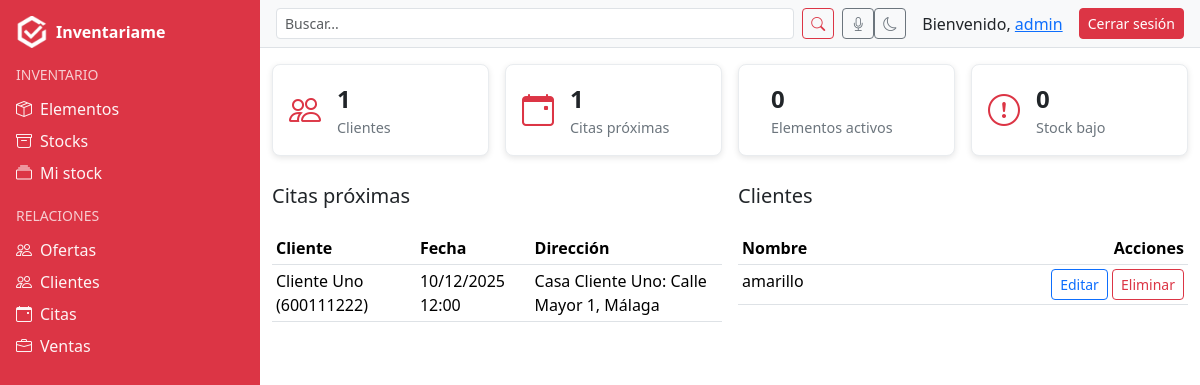
The app's page / (signed in), older data.
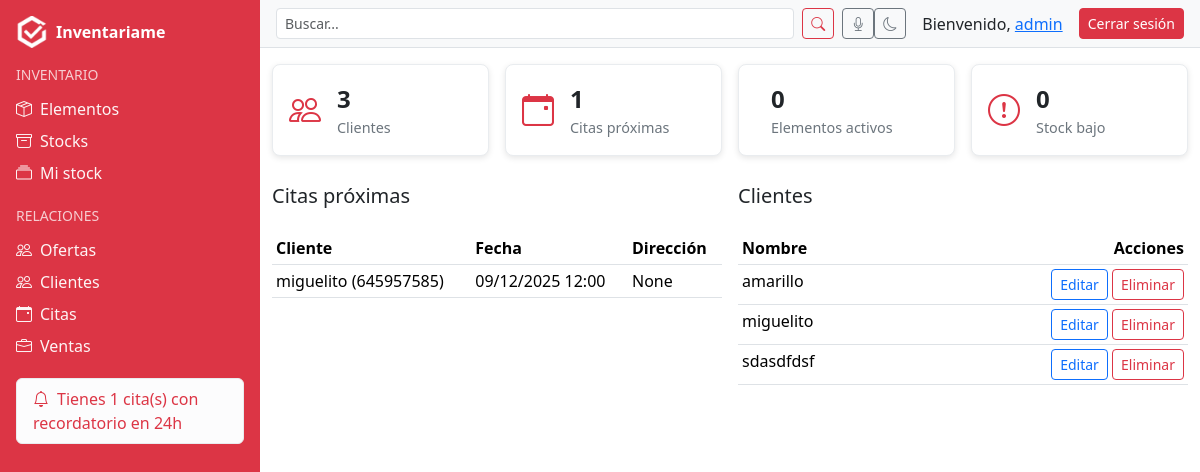
The same page, newer data.
### citas/models.py (models this page shows, shortened)
class Cita(models.Model):
    ESTADOS = [
        ("pendiente", "Pendiente"),
        ("completada", "Completada"),
    ]
    cliente = models.ForeignKey(Cliente, on_delete=models.CASCADE, related_name='citas')
    usuario = models.ForeignKey(User, on_delete=models.CASCADE, related_name='citas')
    direccion = models.ForeignKey(Address, on_delete=models.SET_NULL, null=True, blank=True, related_name='citas')
    fecha = models.DateTimeField()
    recordatorio = models.BooleanField(default=False)
    venta = models.ForeignKey(Venta, on_delete=models.SET_NULL, null=True, blank=True, related_name='citas')
    oferta = models.ForeignKey(Oferta, on_delete=models.SET_NULL, null=True, blank=True, related_name='citas')
    estado = models.CharField(max_length=20, choices=ESTADOS, default="pendiente")  # NUEVO
    class Meta:
        verbose_name = "Cita"
        verbose_name_plural = "Citas"

### clientes/models.py (models this page shows)
class Cliente(models.Model):
    nombre = models.CharField(max_length=200)
    telefono = models.CharField(max_length=20, blank=True, null=True)  # NUEVO CAMPO
    direccion = models.ForeignKey(
        Address,
        on_delete=models.SET_NULL,
        null=True,
        blank=True,
        related_name="clientes_principal"
    )
    usuario = models.ForeignKey(
        User,
        on_delete=models.CASCADE,
        related_name="clientes",
        null=True,  # permite nulos en registros antiguos
        blank=True  # permite dejarlo vacío en formularios
    )
    class Meta:
        verbose_name = "Cliente"
        verbose_name_plural = "Clientes"
    def __str__(self):
        return f"{self.nombre} ({self.telefono or 'sin teléfono'})"

### locations/models.py (models this page shows)
class Address(models.Model):
    user = models.ForeignKey(User, on_delete=models.CASCADE, related_name="addresses")
    cliente = models.ForeignKey("clientes.Cliente", on_delete=models.CASCADE, null=True, blank=True, related_name="direcciones")
    label = models.CharField(max_length=120, blank=True)
    address = models.CharField(max_length=255)
    latitude = models.DecimalField(max_digits=9, decimal_places=6)
    longitude = models.DecimalField(max_digits=9, decimal_places=6)
    created_at = models.DateTimeField(auto_now_add=True)
    class Meta:
        ordering = ["-created_at"]
    def __str__(self):
        return f"{self.label or 'Dirección'}: {self.address}"

### users/views.py (the view)
# urls.py: path('', home_view, name='home'),
@login_required
def home_view(request):
    clientes_qs = Cliente.objects.filter(usuario=request.user)
    citas_qs = Cita.objects.filter(usuario=request.user, fecha__gte=timezone.now())
    elementos_qs = Elemento.objects.filter(usuario=request.user, estado="BUENO")
    stock_qs = Cantidad.objects.filter(usuario=request.user, cantidad__lt=2)
    context = {
        "clientes_total": clientes_qs.count(),
        "proximas": citas_qs.order_by("fecha")[:5],
        "citas_total": citas_qs.count(),
        "elementos_activos": elementos_qs.count(),
        "stock_bajo": stock_qs.count(),
        "clientes": clientes_qs.order_by("nombre")[:10],
    }
    return render(request, "users/dashboard.html", context)

### users/context_processors.py (called while the page is built)
def alertas_processor(request):
    if not request.user.is_authenticated:
        return {}
    ahora = timezone.now()
    proximas_con_recordatorio = Cita.objects.filter(
        usuario=request.user, recordatorio=True,
        fecha__gte=ahora, fecha__lte=ahora + timedelta(days=1)
    )
    if proximas_con_recordatorio.exists():
        return {"alertas": f"Tienes {proximas_con_recordatorio.count()} cita(s) con recordatorio en 24h"}
    return {}

### templates/users/dashboard.html (shortened to what this page needs)
{% extends "base.html" %}
{% block content_authenticated %}
<div class="row g-3">
  <div class="col-md-3">
    <a href="{% url 'cliente_list' %}" class="text-decoration-none">
      <div class="card-kpi hover-kpi">
        <i class="bi bi-people icon"></i>
        <div>
          <div class="value">{{ clientes_total }}</div>
          <div class="label">Clientes</div>
        </div>
      </div>
    </a>
  </div>
  <div class="col-md-3">
    <a href="{% url 'cita_list' %}" class="text-decoration-none">
      <div class="card-kpi hover-kpi">
        <i class="bi bi-calendar-event icon"></i>
        <div>
          <div class="value">{{ proximas|length }}</div>
          <div class="label">Citas próximas</div>
        </div>
      </div>
    </a>
  </div>
  <div class="col-md-3">
    <a href="{% url 'elemento_list' %}" class="text-decoration-none">
      <div class="card-kpi hover-kpi">
        <div>
          <div class="value">{{ elementos_activos }}</div>
          <div class="label">Elementos activos</div>
        </div>
      </div>
    </a>
  </div>
  <div class="col-md-3">
    <a href="{% url 'cantidad_list' %}" class="text-decoration-none">
      <div class="card-kpi hover-kpi">
        <i class="bi bi-exclamation-circle icon"></i>
        <div>
          <div class="value">{{ stock_bajo }}</div>
          <div class="label">Stock bajo</div>
        </div>
      </div>
    </a>
  </div>
</div>
<div class="row g-3 mt-1">
  <div class="col-lg-6">
    <div class="card border-0">
      <div class="card-header bg-white border-0 px-0"><h5 class="mb-0">Citas próximas</h5></div>
      <div class="card-body px-0">
        <table class="table table-sm">
          <thead><tr><th>Cliente</th><th>Fecha</th><th>Dirección</th></tr></thead>
          <tbody>
            {% for c in proximas %}
            <tr>
              <td>{{ c.cliente }}</td>
              <td>{{ c.fecha|date:"d/m/Y H:i" }}</td>
              <td>{{ c.direccion }}</td>
            </tr>
            {% empty %}
            <tr><td colspan="3">Sin citas en próximos 7 días</td></tr>
            {% endfor %}
          </tbody>
        </table>
      </div>
    </div>
  </div>
  <div class="col-lg-6">
    <div class="card border-0">
      <div class="card-header bg-white border-0 px-0"><h5 class="mb-0">Clientes</h5></div>
      <div class="card-body px-0">
        <table class="table table-sm">
          <thead><tr><th>Nombre</th><th class="text-end">Acciones</th></tr></thead>
          <tbody>
            {% for obj in clientes %}
            <tr>
              <td>{{ obj.nombre }}</td>
              <td class="text-end">
                <a href="{% url 'cliente_update' obj.pk %}" class="btn btn-sm btn-outline-primary">Editar</a>
                <a href="{% url 'cliente_delete' obj.pk %}" class="btn btn-sm btn-outline-danger">Eliminar</a>
              </td>
            </tr>
            {% empty %}
            <tr><td colspan="2">No hay clientes</td></tr>
            {% endfor %}
          </tbody>
        </table>
      </div>
    </div>
  </div>
</div>
{% endblock %}

Row changes from the older to the newer data that the page shows:
removed Cita: cliente "Cliente Uno (600111222)", fecha "10/12/2025 12:00", direccion "Casa Cliente Uno: Calle Mayor 1, Málaga"
added Cita: cliente "miguelito (645957585)", fecha "09/12/2025 12:00", direccion "None"
added Cliente: nombre "miguelito"
added Cliente: nombre "sdasdfdsf"
Text that changed along with them:
{{ alertas }}: (not shown) → "Tienes 1 cita(s) con recordatorio en 24h"
{{ clientes_total }}: "1" → "3"
